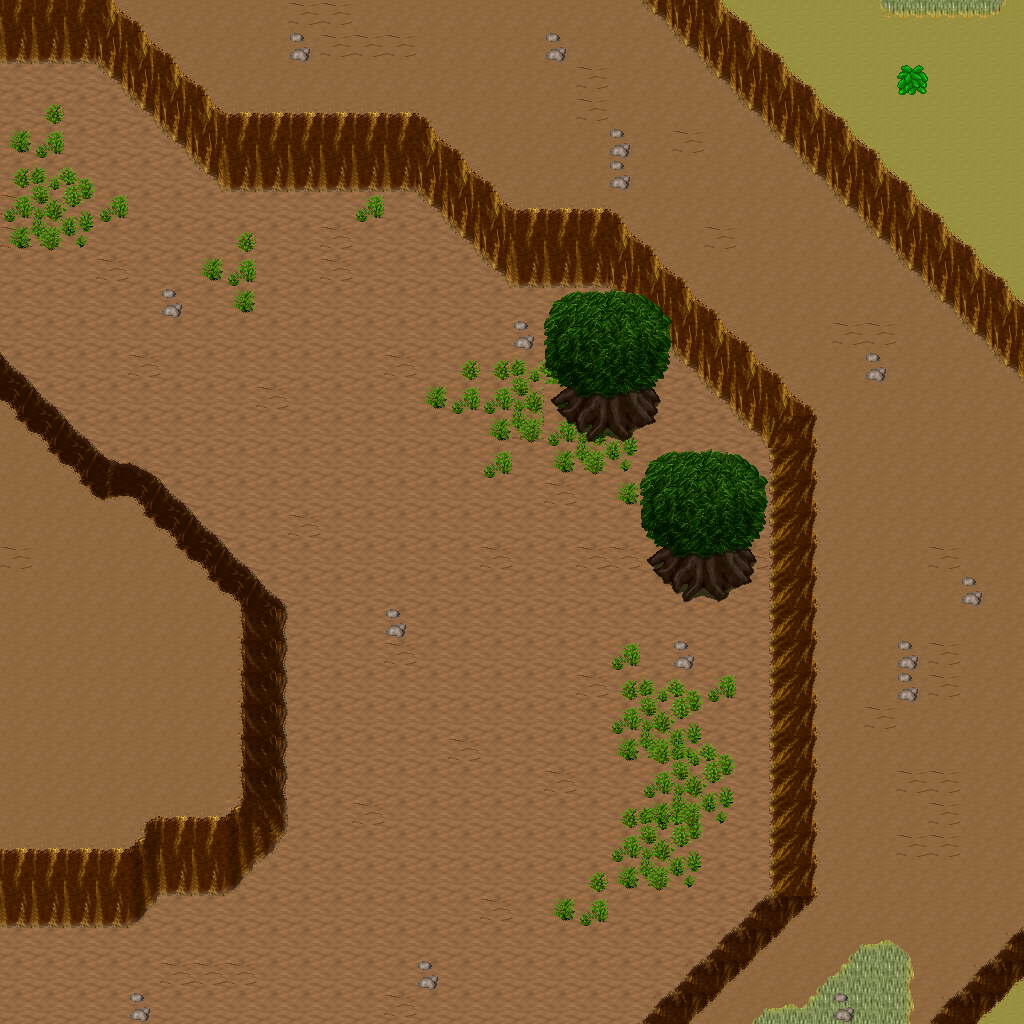

This game map was drawn from its Tiled (.tmx) file and the tilesets committed beside it. A one-line description and the trimmed map source follow:
An orthogonal 32x32 tile map with 32x32 px tiles, 5 tile layers (Ground, Objects, Objects2, Above, ...), 1 hidden layer not drawn, 20 tilesets.

<map version="1.10" tiledversion="1.11.0" orientation="orthogonal" renderorder="right-down" width="32" height="32" tilewidth="32" tileheight="32" infinite="0" nextlayerid="11" nextobjectid="1">
 <tileset firstgid="1" name="ground_ground" tilewidth="32" tileheight="32" tilecount="33" columns="3">
  <image source="../drawable/ground_ground.png" width="96" height="352" />
 </tileset>
 <tileset firstgid="34" name="ground_ridge_earth_dark" tilewidth="32" tileheight="32" tilecount="96" columns="12">
  <image source="../drawable/ground_ridge_earth_dark.png" width="384" height="256" />
 </tileset>
 <tileset firstgid="130" name="ground_earth_edges" tilewidth="32" tileheight="32" tilecount="18" columns="6">
  <image source="../drawable/ground_earth_edges.png" width="192" height="96" />
 </tileset>
 <tileset firstgid="148" name="ground_rock_pebbles" tilewidth="32" tileheight="32" tilecount="3" columns="1">
  <image source="../drawable/ground_rock_pebbles.png" width="32" height="96" />
 </tileset>
 <tileset firstgid="151" name="item_statue_grey_stone" tilewidth="32" tileheight="32" tilecount="4" columns="2">
  <image source="../drawable/item_statue_grey_stone.png" width="64" height="64" />
 </tileset>
 <tileset firstgid="155" name="ground_square_patch" tilewidth="32" tileheight="32" tilecount="9" columns="3">
  <image source="../drawable/ground_square_patch.png" width="96" height="96" />
 </tileset>
 <tileset firstgid="164" name="ground_eye" tilewidth="32" tileheight="32" tilecount="9" columns="3">
  <image source="../drawable/ground_eye.png" width="96" height="96" />
 </tileset>
 <tileset firstgid="173" name="item_corpse_huge_animal" tilewidth="32" tileheight="32" tilecount="16" columns="2">
  <image source="../drawable/item_corpse_huge_animal.png" width="64" height="256" />
 </tileset>
 <tileset firstgid="189" name="logic_creature_orc" tilewidth="32" tileheight="32" tilecount="6" columns="6">
  <image source="../drawable/logic_creature_orc.png" width="192" height="32" />
 </tileset>
 <tileset firstgid="195" name="logic_collision" tilewidth="32" tileheight="32" tilecount="1" columns="1">
  <image source="../drawable/logic_collision.png" width="32" height="32" />
 </tileset>
 <tileset firstgid="196" name="plant_tree_spruce" tilewidth="32" tileheight="32" tilecount="6" columns="2">
  <image source="../drawable/plant_tree_spruce.png" width="64" height="96" />
 </tileset>
 <tileset firstgid="202" name="plant_tree_evergreen" tilewidth="32" tileheight="32" tilecount="36" columns="3">
  <image source="../drawable/plant_tree_evergreen.png" width="96" height="384" />
 </tileset>
 <tileset firstgid="238" name="plant_bush_bushes" tilewidth="32" tileheight="32" tilecount="10" columns="5">
  <image source="../drawable/plant_bush_bushes.png" width="160" height="64" />
 </tileset>
 <tileset firstgid="248" name="plant_bush_bush_mult_colored" tilewidth="32" tileheight="32" tilecount="6" columns="3">
  <image source="../drawable/plant_bush_bush_mult_colored.png" width="96" height="64" />
 </tileset>
 <tileset firstgid="254" name="plant_stump_small_stump" tilewidth="32" tileheight="32" tilecount="4" columns="2">
  <image source="../drawable/plant_stump_small_stump.png" width="64" height="64" />
 </tileset>
 <tileset firstgid="258" name="plant_bush_large_green" tilewidth="32" tileheight="32" tilecount="9" columns="3">
  <image source="../drawable/plant_bush_large_green.png" width="96" height="96" />
 </tileset>
 <tileset firstgid="267" name="plant_tree_tree_darkgreen" tilewidth="32" tileheight="32" tilecount="88" columns="8">
  <image source="../drawable/plant_tree_tree_darkgreen.png" width="256" height="352" />
 </tileset>
 <tileset firstgid="355" name="ground_dry_grass" tilewidth="32" tileheight="32" tilecount="54" columns="9">
  <image source="../drawable/ground_dry_grass.png" width="288" height="192" />
 </tileset>
 <tileset firstgid="409" name="logic_creature_animal" tilewidth="32" tileheight="32" tilecount="32" columns="8">
  <image source="../drawable/logic_creature_animal.png" width="256" height="128" />
 </tileset>
 <tileset firstgid="441" name="logic_creature_mutant" tilewidth="32" tileheight="32" tilecount="7" columns="7">
  <image source="../drawable/logic_creature_mutant.png" width="224" height="32" />
 </tileset>
 <layer id="1" name="Ground" width="32" height="32">
  <data>[1024 cells, 1024 non-empty, 4 distinct tile ids]</data>
 </layer>
 <layer id="2" name="Objects" width="32" height="32">
  <data>[1024 cells, 376 non-empty, 49 distinct tile ids]</data>
 </layer>
 <layer id="3" name="Objects2" width="32" height="32">
  <data>[1024 cells, 37 non-empty, 15 distinct tile ids]</data>
 </layer>
 <layer id="4" name="Above" width="32" height="32">
  <data>[1024 cells, 28 non-empty, 14 distinct tile ids]</data>
 </layer>
 <layer id="5" name="Above2" width="32" height="32">
  <data>[1024 cells, 0 non-empty, 0 distinct tile ids]</data>
 </layer>
 <layer id="6" name="Walkable" width="32" height="32" visible="0">
  <data>[1024 cells, 216 non-empty, 1 distinct tile ids]</data>
 </layer>
 <objectgroup id="7" name="Mapevents" />
 <objectgroup id="8" name="Spawn" />
 <objectgroup id="9" name="Keys" />
 <objectgroup id="10" name="Replace" />
</map>
